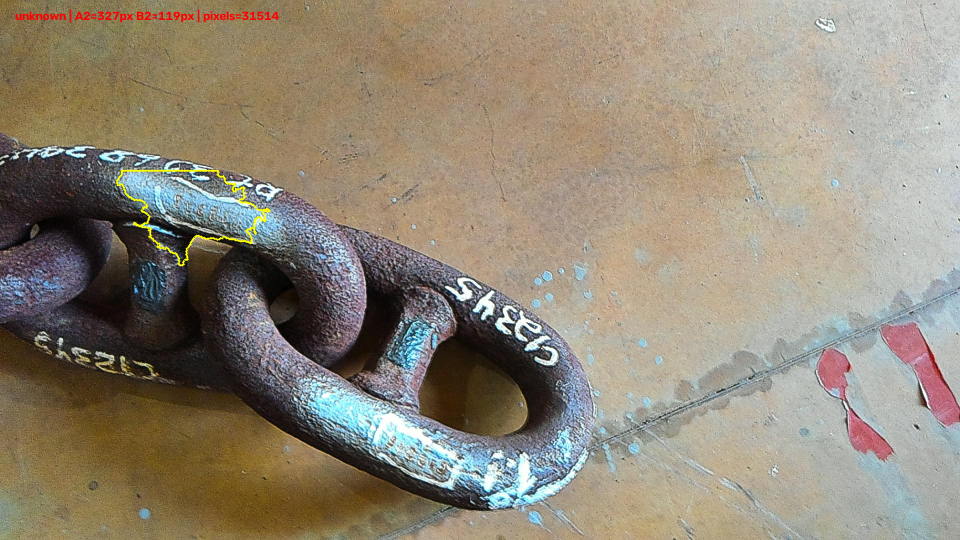
#> input picture src/000037_pointcloud.png, 1920 x 1080 px (shown at 1/2 size); its folder holds only this picture in this run
$ python evaluation_new.py 000037_pointcloud.png --scale 1.0
#> lines starting #> are read from the running program, lines starting #| are printed output that depends on the picture; after the words box and inside, x2 and y2 are one past the last pixel; in counts of white or black regions, pixels touching at a corner belong together
#> in analyze_link, img is the input picture: shape (1080, 1920, 3); mean B, G, R 119.9, 136, 145.3
#!/usr/bin/env python3
"""
Chain Link Dimension Measurement
Measures A2 (outer length), B2 (outer width), D2 (wire diameter), D1 (stud/central vertical)
"""

import cv2
import numpy as np
from skimage.measure import CircleModel, EllipseModel, ransac
from skimage.filters import gaussian
import argparse
import os


# =============================================================================
# DEBUG HELPER -- saves one stage image into the debug folder
# =============================================================================

def make_debug_dir(image_path):
    base = os.path.splitext(image_path)[0]
    debug_dir = base + "_debug_stages"
    os.makedirs(debug_dir, exist_ok=True)
    return debug_dir


def save_stage(debug_dir, stage_num, name, img):
    if debug_dir is None:
        return
    fname = f"{stage_num:02d}_{name}.png"
    cv2.imwrite(os.path.join(debug_dir, fname), img)


def draw_points(base_img, points, color=(0, 255, 255), radius=1):
    vis = base_img.copy()
    for x, y in points:
        cv2.circle(vis, (int(x), int(y)), radius, color, -1)
    return vis


def draw_circle_fit(base_img, model, inlier_points, color=(0, 255, 0)):
    vis = base_img.copy()
    if inlier_points is not None:
        vis = draw_points(vis, inlier_points, color=(0, 165, 255), radius=1)  # orange = inliers
    if model is not None:
        cx, cy = int(model.center[0]), int(model.center[1])
        r = int(model.radius)
        cv2.circle(vis, (cx, cy), r, color, 2)
        cv2.drawMarker(vis, (cx, cy), color, cv2.MARKER_CROSS, 15, 2)
    return vis


# =============================================================================
# ORIGINAL FUNCTIONS -- enhance_image fixed with adaptive Canny added
# =============================================================================

def enhance_image(img):
    """CLAHE + bilateral filter for rusty metal"""
    lab = cv2.cvtColor(img, cv2.COLOR_BGR2LAB)
#> lab: shape (1080, 1920, 3); mean of channels 0, 1, 2 144, 129.5, 138.1
    l, a, b = cv2.split(lab)
    clahe = cv2.createCLAHE(clipLimit=2.5, tileGridSize=(8, 8))
    cl = clahe.apply(l)
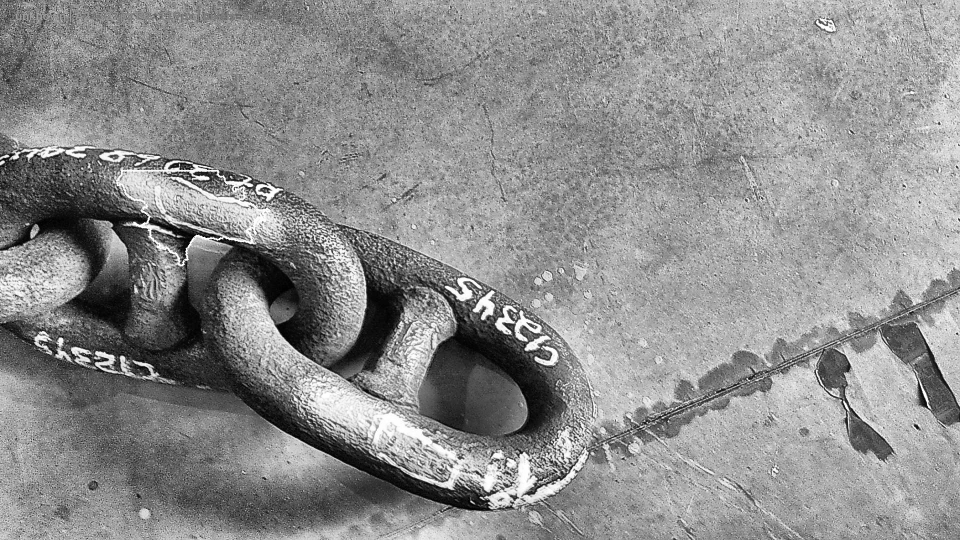
#> cl: shape (1080, 1920) (shown at 1/2 size); min 0, max 255, mean 141.9
    enhanced = cv2.merge((cl, a, b))
#> enhanced: shape (1080, 1920, 3); mean of channels 0, 1, 2 141.9, 129.5, 138.1
    enhanced = cv2.cvtColor(enhanced, cv2.COLOR_LAB2BGR)
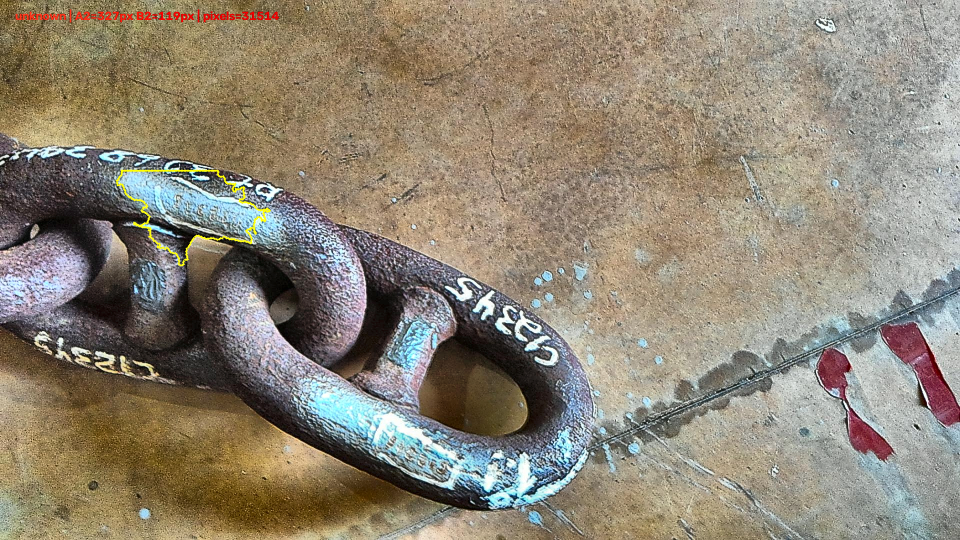
#> enhanced: shape (1080, 1920, 3) (shown at 1/2 size); mean B, G, R 117.7, 133.8, 142.9
    gray = cv2.cvtColor(enhanced, cv2.COLOR_BGR2GRAY)
    gray = cv2.bilateralFilter(gray, 9, 75, 75)
    return enhanced, gray


def get_edge_points(gray, low=None, high=None, adaptive=True):
    """FIX: fixed low=30/high=100 thresholds don't adapt to your photo's
    actual contrast. adaptive=True (default) computes thresholds from
    the image's own median brightness instead, which is far more
    robust across different lighting conditions. Set adaptive=False to
    force the original fixed values for comparison."""
#> called with adaptive = True
    if adaptive:
        median_val = np.median(gray)
#> median_val = 142
        low = int(max(0, 0.5 * median_val))
#> low = 71
        high = int(min(255, 1.3 * median_val))
#> high = 184
    else:
        low = low if low is not None else 30
        high = high if high is not None else 100
    edges = cv2.Canny(gray, low, high)
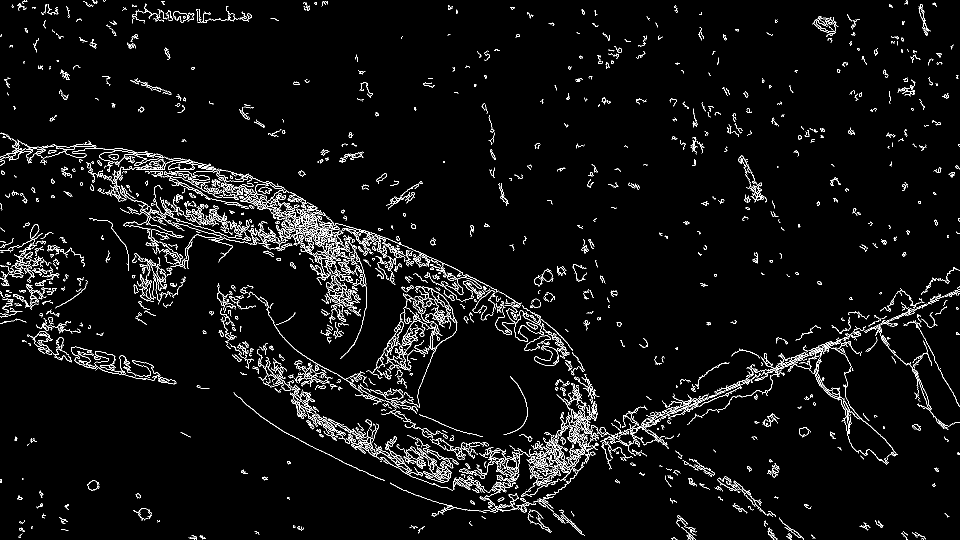
#> edges: shape (1080, 1920) (shown at 1/2 size); 4.1% white in thin lines or dots
    ys, xs = np.where(edges > 0)
    return np.column_stack((xs, ys)), edges


def fit_circle_ransac(points, residual=2.5, max_trials=800):
    if len(points) < 20:
        return None, 0, None
    if len(points) > 2500:
        idx = np.random.choice(len(points), 2500, replace=False)
        points = points[idx]
    try:
        model, inliers = ransac(
            points, CircleModel,
            min_samples=3,
            residual_threshold=residual,
            max_trials=max_trials
        )
        return model, np.sum(inliers), points[inliers]
    except Exception:
        return None, 0, None


def fit_ellipse_ransac(points, residual=4.0, max_trials=600):
    if len(points) < 40:
        return None, 0
    if len(points) > 2000:
        idx = np.random.choice(len(points), 2000, replace=False)
        points = points[idx]
    try:
        model, inliers = ransac(
            points, EllipseModel,
            min_samples=5,
            residual_threshold=residual,
            max_trials=max_trials
        )
        return model, np.sum(inliers)
    except Exception:
        return None, 0


def estimate_wire_diameter(gray, center, outer_r, search_band=40):
    h, w = gray.shape
    cx, cy = int(center[0]), int(center[1])
    r = int(outer_r)
    thicknesses = []
    for angle in np.linspace(0, 2 * np.pi, 12, endpoint=False):
        ox = int(cx + (r + 5) * np.cos(angle))
        oy = int(cy + (r + 5) * np.sin(angle))
        ix = int(cx + max(5, r - search_band) * np.cos(angle))
        iy = int(cy + max(5, r - search_band) * np.sin(angle))
        if not (0 <= ox < w and 0 <= oy < h and 0 <= ix < w and 0 <= iy < h):
            continue
        num = 40
        xs = np.linspace(ix, ox, num).astype(int)
        ys = np.linspace(iy, oy, num).astype(int)
        profile = gray[ys, xs]
        grad = np.abs(np.diff(profile.astype(float)))
        if grad.max() > 15:
            peak = np.argmax(grad)
            thicknesses.append(peak * (search_band / num))
    if thicknesses:
        return float(np.median(thicknesses))
    return None


# =============================================================================
# MAIN ANALYSIS -- now with a debug image saved at every stage
# =============================================================================

def analyze_link(image_path, pixels_per_cm, debug=True, adaptive_canny=True):
    img = cv2.imread(image_path)
    if img is None:
        raise FileNotFoundError(f"Cannot load {image_path}")

    debug_dir = make_debug_dir(image_path) if debug else None
    original = img.copy()
    save_stage(debug_dir, 0, "original", original)

    enhanced, gray = enhance_image(img)
    save_stage(debug_dir, 1, "clahe_enhanced_color", enhanced)
    save_stage(debug_dir, 2, "gray_bilateral", gray)

    points, edges = get_edge_points(gray, adaptive=adaptive_canny)
#> points = 84172 pairs, first value 0 to 1919, second value 0 to 1079
    save_stage(debug_dir, 3, "canny_edges", edges)
    save_stage(debug_dir, 4, "all_edge_points_overlay", draw_points(original, points))
#> the loop in draw_points, `for x, y in points:` made 84172 passes
#> (x, y) on passes 1 to 3: (48, 0), (52, 0), (186, 0)
#> after the loop in draw_points, `for x, y in points:`:
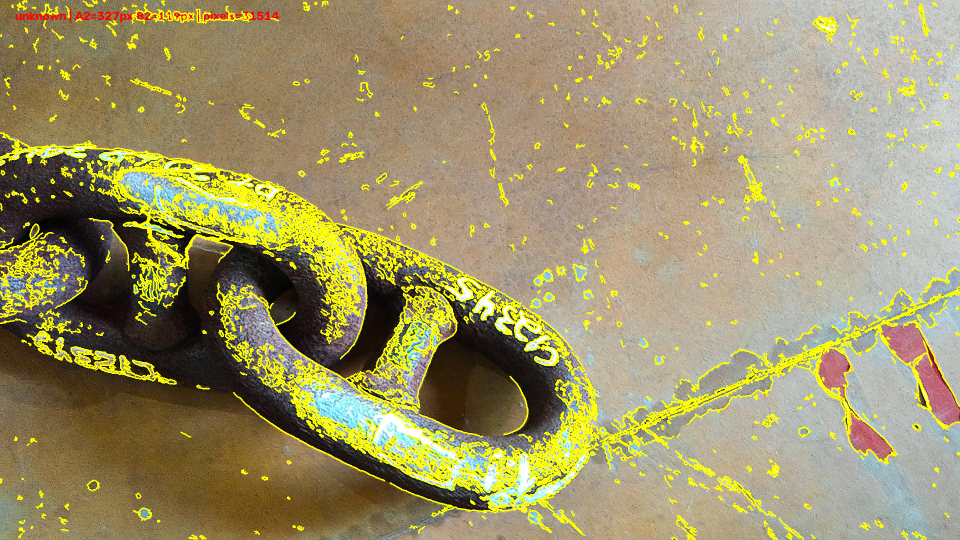
#> vis: shape (1080, 1920, 3) (shown at 1/2 size); 10.16% of pixels changed, all inside (x1, y1, x2, y2) = (0, 0, 1920, 1080)

    h, w = gray.shape
#> h = 1080; w = 1920
    results = {
        "full_link_visible": False,
        "visibility_percent": 0.0,
        "A2_cm": None, "B2_cm": None, "D2_cm": None, "D1_cm": None,
        "notes": []
    }

    # ---------- 1. left/right split ----------
    left_mask = (points[:, 0] < w * 0.55) & (points[:, 1] > h * 0.15) & (points[:, 1] < h * 0.85)
    right_mask = (points[:, 0] > w * 0.45) & (points[:, 1] > h * 0.15) & (points[:, 1] < h * 0.85)
    left_pts = points[left_mask]
#> left_pts = 48285 pairs, first value 0 to 1055, second value 163 to 917
    right_pts = points[right_mask]
#> right_pts = 26798 pairs, first value 865 to 1919, second value 163 to 917

    # DEBUG: visualize the split itself -- if your link is rotated, this
    # stage will visibly cut across the wrong axis. That alone can
    # explain most of a 40%-accuracy problem.
    split_vis = original.copy()
    split_vis = draw_points(split_vis, left_pts, color=(255, 0, 0))   # blue = left window
#> call 2 of draw_points, with points = array of shape (48285, 2), color = (255, 0, 0), radius = 1
#> the loop in draw_points (call 2), `for x, y in points:` made 48285 passes
#> (x, y) on passes 1 to 3: (12, 163), (214, 163), (266, 163)
#> after the loop in draw_points (call 2), `for x, y in points:`:
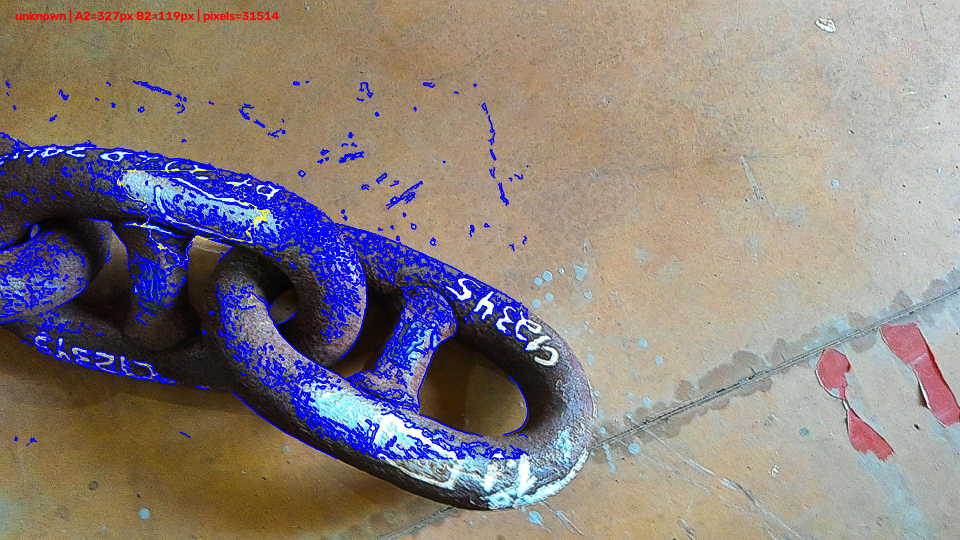
#> vis: shape (1080, 1920, 3) (shown at 1/2 size); 5.89% of pixels changed, all inside (x1, y1, x2, y2) = (0, 162, 1057, 919)
    split_vis = draw_points(split_vis, right_pts, color=(0, 0, 255))  # red = right window
#> call 3 of draw_points, with points = array of shape (26798, 2), color = (0, 0, 255), radius = 1
#> the loop in draw_points (call 3), `for x, y in points:` made 26798 passes
#> (x, y) on passes 1 to 3: (1152, 163), (1154, 163), (1155, 163)
#> after the loop in draw_points (call 3), `for x, y in points:`:
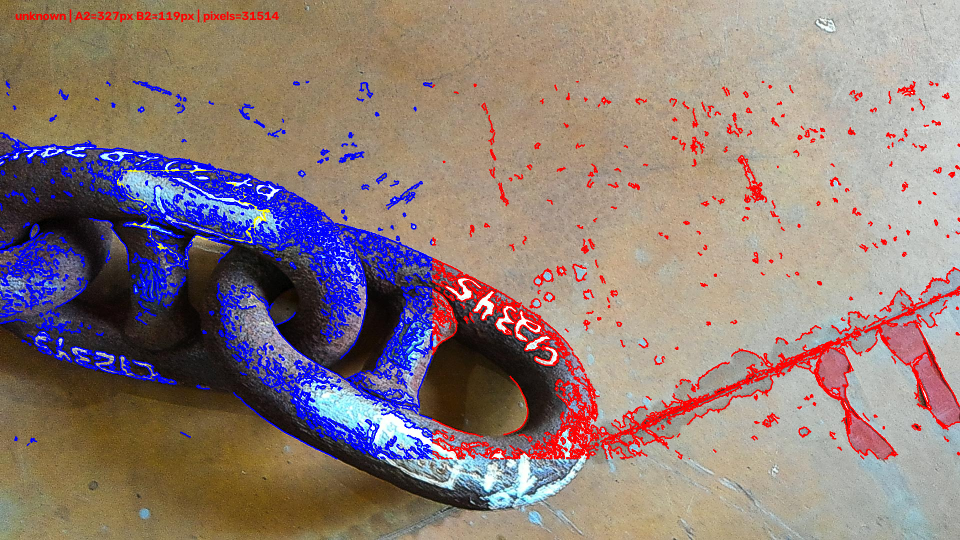
#> vis: shape (1080, 1920, 3) (shown at 1/2 size); 3.27% of pixels changed, all inside (x1, y1, x2, y2) = (864, 162, 1920, 919)
    cv2.line(split_vis, (int(w * 0.55), 0), (int(w * 0.55), h), (0, 255, 0), 1)
    cv2.line(split_vis, (int(w * 0.45), 0), (int(w * 0.45), h), (0, 255, 255), 1)
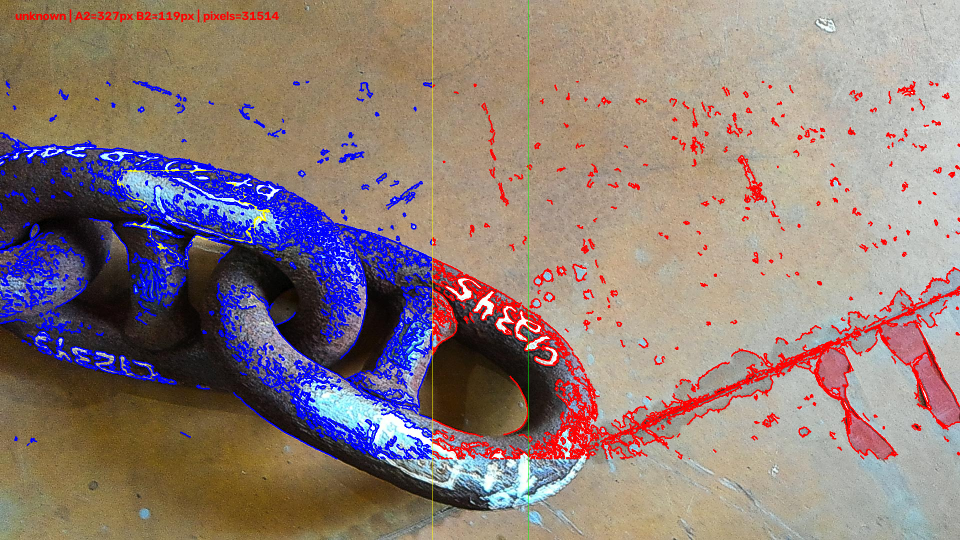
#> split_vis: shape (1080, 1920, 3) (shown at 1/2 size); mean B, G, R 121.8, 125, 142.8
    save_stage(debug_dir, 5, "left_right_point_split", split_vis)

    model_L, inl_L, inliers_L = fit_circle_ransac(left_pts, residual=3.0)
#> in fit_circle_ransac, `idx = np.random.choice(len(points), 2500, replace=False)`: idx = 2500 values, max 48252 at index 569, min 4 at index 152, mean 23954.7
#> in fit_circle_ransac, `points = points[idx]`: points = 2500 pairs, first value 0 to 1054, second value 163 to 917
#> inl_L = 85; inliers_L = 85 pairs, first value 0 to 689, second value 353 to 897
    model_R, inl_R, inliers_R = fit_circle_ransac(right_pts, residual=3.0)
#> inl_R = 151; inliers_R = 151 pairs, first value 1029 to 1914, second value 576 to 916

    save_stage(debug_dir, 6, "circle_fit_LEFT", draw_circle_fit(original, model_L, inliers_L))
#> after the loop in draw_points (call 4), `for x, y in points:`: vis: shape (1080, 1920, 3); 0.02% of pixels changed, all inside (x1, y1, x2, y2) = (0, 352, 691, 899)
    save_stage(debug_dir, 7, "circle_fit_RIGHT", draw_circle_fit(original, model_R, inliers_R, color=(255, 0, 255)))

    has_left = model_L is not None and inl_L > 80
    has_right = model_R is not None and inl_R > 80

    model_E, inl_E = fit_ellipse_ransac(points, residual=5.0)
    if debug and model_E is not None:
        ellipse_vis = original.copy()
        xc, yc, a, b, theta = model_E.params
        cv2.ellipse(ellipse_vis, (int(xc), int(yc)), (int(a), int(b)),
                    np.degrees(theta), 0, 360, (0, 255, 0), 2)
        save_stage(debug_dir, 8, "ellipse_fit_fallback", ellipse_vis)

    if has_left and has_right:
        results["full_link_visible"] = True
        results["visibility_percent"] = 100.0
        results["notes"].append("Both end circles detected -> full link assumed")
    elif has_left or has_right:
        results["visibility_percent"] = 55.0
        results["notes"].append("Only one end clearly visible -> partial link")
    else:
        results["visibility_percent"] = 20.0
        results["notes"].append("No clear end circles found -> very partial or bad image")

    if has_left and has_right:
        cL = np.array(model_L.center)
        cR = np.array(model_R.center)
        rL = model_L.radius
        rR = model_R.radius
        dist_centers = np.linalg.norm(cL - cR)
        A2_px = dist_centers + rL + rR
        results["A2_cm"] = A2_px / pixels_per_cm
        B2_px = (rL + rR)
        results["B2_cm"] = B2_px / pixels_per_cm

        dL = estimate_wire_diameter(gray, cL, rL)
        dR = estimate_wire_diameter(gray, cR, rR)
        ds = [d for d in (dL, dR) if d is not None]
        if ds:
            D2_px = float(np.mean(ds))
            results["D2_cm"] = D2_px / pixels_per_cm
        else:
            results["notes"].append("D2 estimated from radius difference (less accurate)")
            results["D2_cm"] = ((rL + rR) / 2 * 0.35) / pixels_per_cm

        results["D1_cm"] = (B2_px * 0.45) / pixels_per_cm
        results["notes"].append("D1 is approximate (central vertical). Improve with better side view.")

    elif model_E is not None and inl_E > 150:
        xc, yc, a, b, theta = model_E.params
        major = max(a, b) * 2
        minor = min(a, b) * 2
        results["A2_cm"] = major / pixels_per_cm
        results["B2_cm"] = minor / pixels_per_cm
        results["notes"].append("Used global ellipse fit (less accurate than two-end method)")
        results["visibility_percent"] = max(results["visibility_percent"], 70.0)

    # ---------- final debug visualization (was stage 5, now stage 9) ----------
    if debug:
        vis = original.copy()
        if has_left:
            cv2.circle(vis, (int(model_L.center[0]), int(model_L.center[1])),
                       int(model_L.radius), (0, 255, 0), 2)
        if has_right:
            cv2.circle(vis, (int(model_R.center[0]), int(model_R.center[1])),
                       int(model_R.radius), (0, 255, 0), 2)
        y0 = 30
        for key in ["A2_cm", "B2_cm", "D2_cm", "D1_cm"]:
            val = results[key]
            txt = f"{key}: {val:.2f} cm" if val is not None else f"{key}: N/A"
            cv2.putText(vis, txt, (20, y0), cv2.FONT_HERSHEY_SIMPLEX, 0.7, (0, 0, 255), 2)
            y0 += 30
        status = "FULL LINK" if results["full_link_visible"] else f"PARTIAL ({results['visibility_percent']:.0f}%)"
        cv2.putText(vis, status, (20, y0 + 10), cv2.FONT_HERSHEY_SIMPLEX, 0.8, (255, 0, 0), 2)
        save_stage(debug_dir, 9, "FINAL_result", vis)

        out_path = os.path.splitext(image_path)[0] + "_measured.jpg"
        cv2.imwrite(out_path, vis)
        results["debug_image"] = out_path
        results["debug_stage_folder"] = debug_dir

    return results


# ================== MAIN ==================
if __name__ == "__main__":
    parser = argparse.ArgumentParser(description="Measure chain link dimensions (A2, B2, D1, D2)")
    parser.add_argument("image", help="Path to chain link image")
    parser.add_argument("--scale", type=float, required=True,
                         help="Pixels per centimeter (e.g. 45.2). Measure a known object in the same photo.")
    parser.add_argument("--no-debug", action="store_true", help="Do not save debug image / stage folder")
    parser.add_argument("--fixed-canny", action="store_true",
                         help="Use the original fixed Canny thresholds (30/100) instead of "
                              "adaptive -- for comparison only")
    args = parser.parse_args()

    np.random.seed(42)

#> (the run stopped early here; a loop or call above may not have finished)
